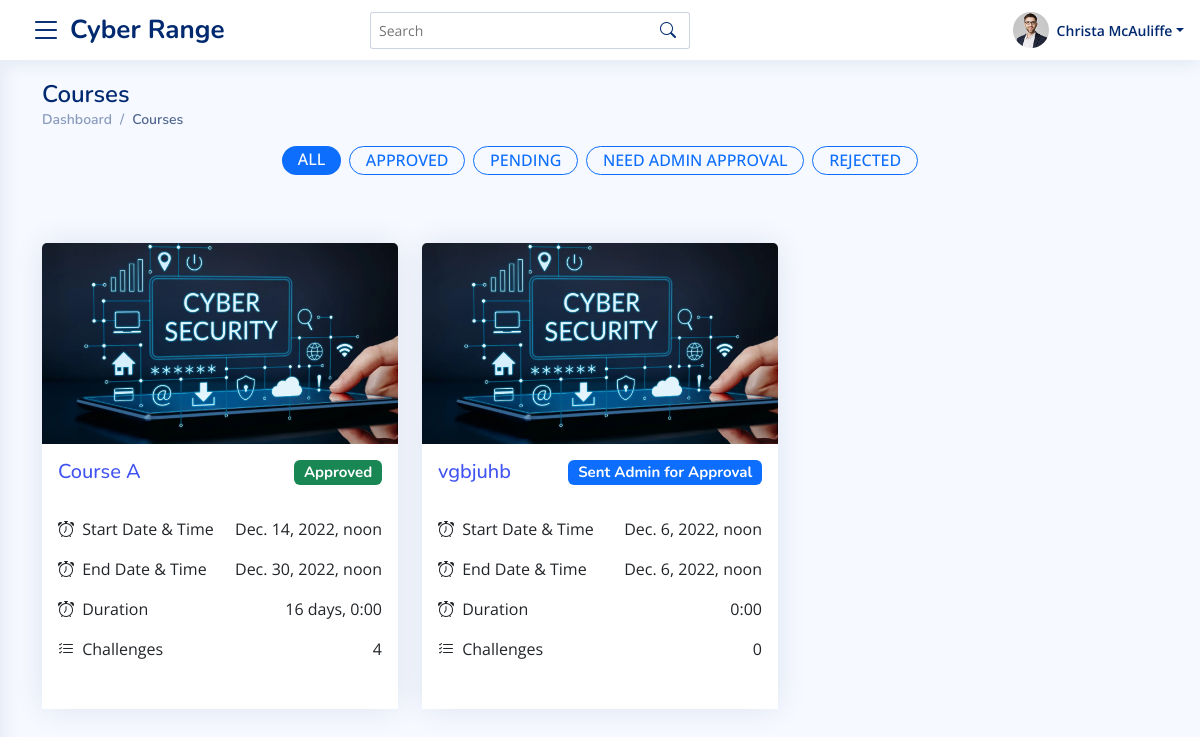
The app's page /instructor/courses (signed in), older data.
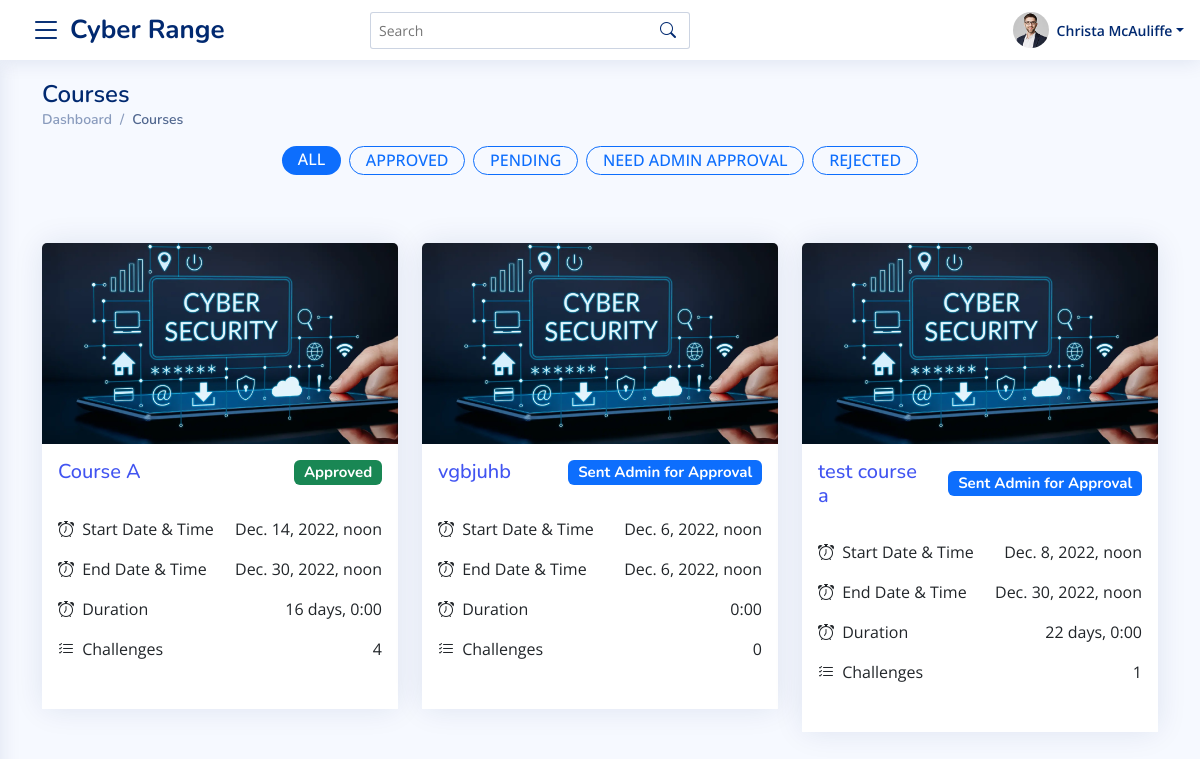
The same page, newer data.
### master_app/models.py (models this page shows, shortened)
class Course(models.Model):
    instructor = models.ForeignKey(User, on_delete=models.CASCADE)
    name = models.CharField(max_length=100)
    start_time = models.DateTimeField(auto_now_add=False, default=timezone.now)
    end_time = models.DateTimeField(auto_now_add=False, default=timezone.now)
    created_timestamp = models.DateTimeField( auto_now_add=True )
    description = RichTextField()
    is_approved = models.CharField(max_length=2, choices=APPROVED_CHOICES, default="1")
    points = models.IntegerField(blank=True, null=True, default=60)
    def get_instructor_url(self):
        try:
            return reverse("instructor-courses-details-url", args=[self.id])
        except:
            return "#"
    def total_challenges(self):
        try:
            return self.coursechallenge_set.all().count()
        except:
            return 0
    def total_duration(self):
        try:
            return ("%s" % str(self.end_time - self.start_time)[:-3])
        except:
            return ("%s" % str(self.end_time - self.start_time))

### master_app/views.py (the view)
# urls.py: path("instructor/courses", views.CoursesList, name="courses-all-url"),
@login_required
@teacher_required
def CoursesList(request):
    template_name = 'master_app/instructor/courses_list.html'
    all_courses = Course.objects.filter(instructor = request.user)
    context = {
        "all_courses" : all_courses
    }
    return render(request, template_name, context)

### master_app/templates/master_app/instructor/courses_list.html (shortened to what this page needs)
{%  extends 'base.html' %}
{% load static %}
{% block content %}
<main id="main" class="main">
  <section class="section dashboard">
  <div class="container">
      <div class="pagetitle">
          <h1>Courses</h1>
          <nav>
            <ol class="breadcrumb">
              <li class="breadcrumb-item"><a href="{% url 'instructor-dasboard-url' %}">Dashboard</a></li>
              <li class="breadcrumb-item active">Courses</li>
            </ol>
          </nav>
        </div>
        <div class="row justify-content-center ">
          <div class="col-12 col-md-10 col-lg-7 text-center">
            <nav class="nav justify-content-center ">
              <a
                class="badge bg-primary text-white rounded-pill mr-1 mb-1"
                href="#"
                data-toggle="pill"
                data-filter="*"
                data-target="#portfolio"
              >
                <span class="h6 text-uppercase  px-2">All</span>
              </a>
              <a
                class="badge border border-primary text-primary rounded-pill mr-1 mb-1 mx-2"
                href="#"
                data-toggle="pill"
                data-filter=".3card"
                data-target="#portfolio"
              >
                <span class="h6 text-uppercase  px-2">Approved</span>
              </a>
              <a
                class="badge  border border-primary text-primary rounded-pill mr-1 mb-1 "
                href="#"
                data-toggle="pill"
                data-filter=".1card"
                data-target="#portfolio"
              >
                <span class="h6 text-uppercase  px-2">Pending</span>
              </a>
              <a
                class="badge border border-primary text-primary rounded-pill mr-1 mb-1 mx-2"
                href="#"
                data-toggle="pill"
                data-filter=".2card"
                data-target="#portfolio"
              >
                <span class="h6 text-uppercase  px-2">Need Admin Approval</span>
              </a>
              <a
                class="badge border border-primary text-primary rounded-pill mr-1 mb-1 "
                href="#"
                data-toggle="pill"
                data-filter=".4card"
                data-target="#portfolio"
              >
                <span class="h6 text-uppercase  px-2">Rejected</span>
              </a>
            </nav>
          </div>
        </div>
        <div class="row my-5 py-3" id="portfolio" data-isotope='{"layoutMode": "fitRows"}'>
          {% for course in all_courses %}
            {% include 'master_app/course_card.html' with cURL=course.get_instructor_url %}
          {% endfor %}
        </div>
{% endblock %}

### master_app/templates/master_app/course_card.html
{% load static %}
<div class="col-12 col-md-4 col-lg-4 col-xll-3  align-items-stretch {{ course.is_approved }}card">
    <div class="card  ">
        <div class="card-header p-0 border-0 ">
            <img class="card-img-top" src="{% static 'assets/img/Ad.webp' %}" alt="">
        </div>
        <div class="card-body p-3 bg-white">
            <h5 class="d-flex justify-content-between align-items-center "><a href="{{ cURL }}" class="me-3">{{ course.name }}</a> {% if course.is_approved == "1" %}
              <span class="badge bg-warning">Pending</span>
            {% elif course.is_approved == "2" %}
              <span class="badge bg-primary">Sent Admin for Approval</span>
            {% elif course.is_approved == "3" %}
              <span class="badge bg-success">Approved</span>
            {% elif course.is_approved == "4"  %}
              <span class="badge bg-danger">Rejected</span>
            {% endif %}</h5>
            <ul class="list-group  list-group-flush px-0 mx-0 my-4">
              <li class="list-group-item d-flex justify-content-between align-items-start px-0 border-0">
                <div >
                  <div ><i class="bi bi-alarm me-1"></i> Start Date & Time</div>
                </div>
                {{ course.start_time }}
              </li>
              <li class="list-group-item d-flex justify-content-between align-items-start px-0 border-0">
                <div >
                  <div ><i class="bi bi-alarm me-1"></i> End Date & Time</div>
                </div>
                {{ course.end_time }}
              </li>
              <li class="list-group-item d-flex justify-content-between align-items-start px-0 border-0">
                <div >
                  <div ><i class="bi bi-alarm me-1"></i> Duration</div>
                </div>
                {{ course.total_duration }}
              </li>
              <li class="list-group-item d-flex justify-content-between align-items-start px-0 border-0">
                <div >
                  <div ><i class="bi bi-list-check me-1"></i> Challenges</div>
                </div>
                {{ course.total_challenges }}
              </li>
            </ul>
        </div>
    </div>
  </div>

Row changes from the older to the newer data that the page shows:
added Course: name "test course a", is_approved "Sent Admin for Approval", start_time "Dec. 8, 2022, noon", end_time "Dec. 30, 2022, noon", total_duration "22 days, 0:00", total_challenges "1"
